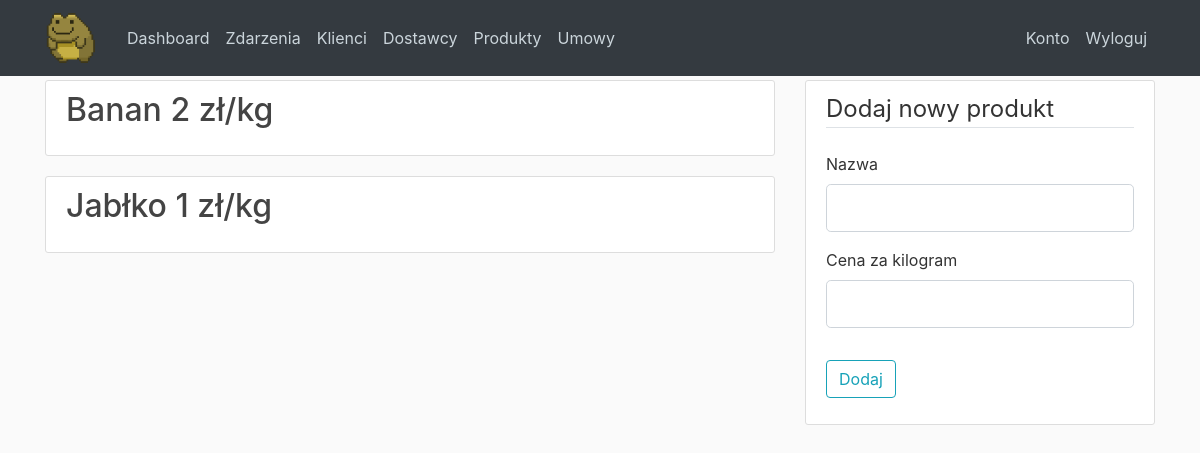
Page /products on the committed database.
### CRM/models.py (models this page shows, shortened)
class Product(db.Model):
    id = db.Column(db.Integer, primary_key=True)
    name = db.Column(db.String(140))
    price = db.Column(db.Integer)
    contract_products = db.relationship('Products', backref='contract', lazy=True, cascade="all, delete-orphan")

### CRM/routes.py (the view)
@app.route("/products" ,methods=['GET', 'POST'])
def products():
    form = AddProductForm()
    if form.validate_on_submit():
        product_to_add = Product(name = form.name.data, price = form.price.data)
        db.session.add(product_to_add)
        db.session.commit()
        flash(f'Produkt dodany!', 'success')
        return redirect(url_for('products'))
    product = Product.query.all()
    return render_template('products.html', product=product, form=form)

### CRM/forms.py
class AddProductForm(FlaskForm):
    name = StringField('Nazwa', validators=[InputRequired("Podaj nazwę produktu")])
    price = IntegerField('Cena za kilogram', validators=[InputRequired("Podaj cenę produktu")])
    submit = SubmitField('Dodaj')

### CRM/templates/products.html (shortened to what this page needs)
  {% extends "base.html" %}
  {% block content %}
  {% for product in product %}
  <article class="media content-section">
    <div class="media-body">
      <h2><a class="article-title" href="{{ url_for('product', product_id=product.id) }}">{{ product.name }} {{ product.price }} zł/kg</a></h2>
    </div>
  </article>
  {% endfor %}
  {% endblock content %}
  {% block sidebar %}
  {% include "partials/add_product_sidebar.html" %}
  {% endblock sidebar %}

### CRM/static/main.css (style rules this page uses)
body { background: #fafafa; color: #333333; margin-top: 5rem; }
h1, h2, h3, h4, h5, h6 { color: #444444; }
.content-section { background: #ffffff; padding: 10px 20px; border: 1px solid #dddddd; border-radius: 3px; margin-bottom: 20px; }
.article-title { color: #444444; }

### rows in the picture
Product: name "Banan", price "2"
Product: name "Jabłko", price "1"
